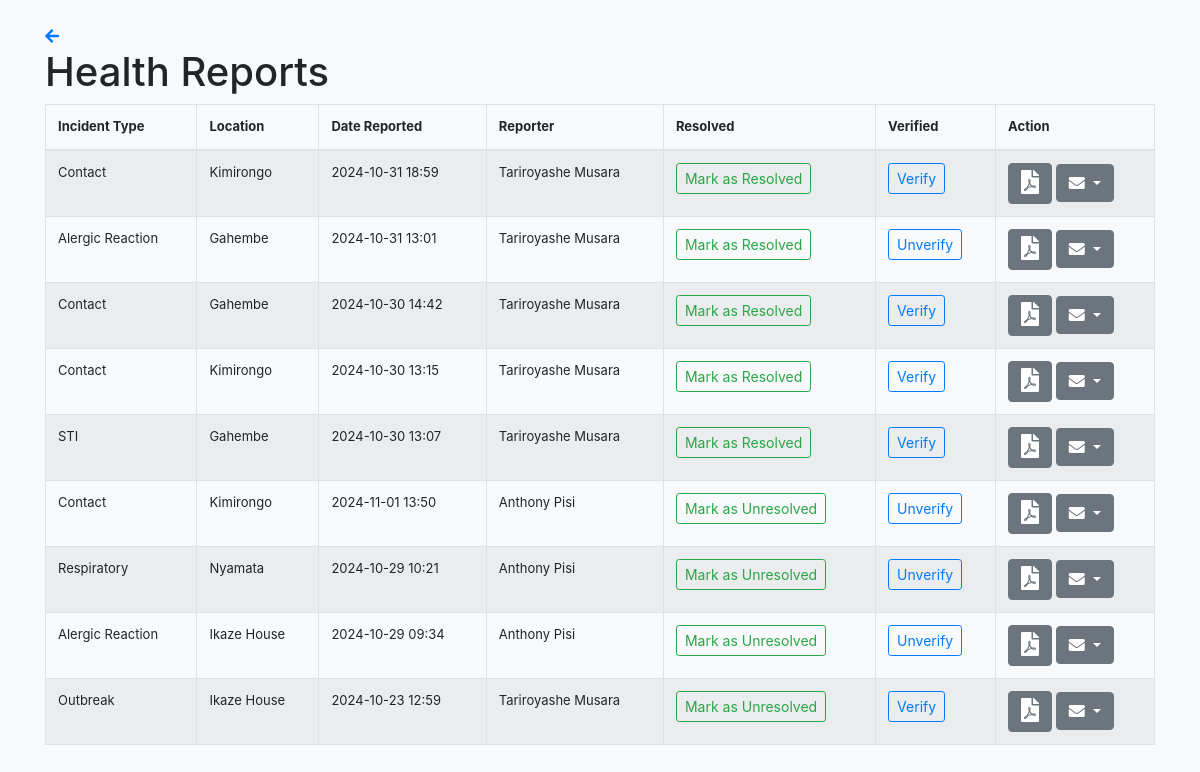
Screenshot of /view_reports/ (signed in) with the database file from the repository.
### reports/models.py (models this page shows, shortened)
class HealthReport(models.Model):
    user = models.ForeignKey(User, on_delete=models.SET_NULL, null=True, blank=True)
    incident_type = models.ForeignKey(IncidentType, on_delete=models.CASCADE)
    symptoms = models.ManyToManyField(Symptom)
    location = models.ForeignKey(Location, on_delete=models.CASCADE)
    description = models.TextField()
    date_reported = models.DateTimeField(auto_now_add=True)
    resolved = models.BooleanField(default=False)
    is_verified = models.BooleanField(default=False)

class IncidentType(models.Model):
    name = models.CharField(max_length=50)
    description = models.TextField(blank=True)

class Location(models.Model):
    name = models.CharField(max_length=100)
    latitude = models.DecimalField(max_digits=9, decimal_places=6)
    longitude = models.DecimalField(max_digits=9, decimal_places=6)

### reports/views.py (the view)
# urls.py: path('view_reports/', views.view_reports, name='view_reports'),
@login_required
def view_reports(request):
    reports = HealthReport.objects.all().order_by('resolved', '-date_reported')
    return render(request, 'reports/view_reports.html', {'reports': reports})

### reports/templates/reports/view_reports.html (shortened to what this page needs)
{% load static %}
<!DOCTYPE html>
<html lang="en">
<head>
    <link href="https://cdnjs.cloudflare.com/ajax/libs/font-awesome/5.15.3/css/all.min.css" rel="stylesheet">
    <link href="{% static 'css/localversionBootstrap.css' %}" rel="stylesheet">
</head>
<body class="bg-light">
    <div class="container mt-4">
        <a href="{% if user.userprofile.is_health_worker %}{% url 'health_worker_dashboard' %}{% else %}{% url 'dashboard' %}{% endif %}"
           class="back-arrow" data-toggle="tooltip" data-placement="right" title="Return to Dashboard">
           <i class="fas fa-arrow-left"></i>
        </a>
        <h1>Health Reports</h1>
        <table class="table table-bordered table-striped" style="font-size:small">
            <thead>
                <tr>
                    <th>Incident Type</th>
                    <th>Location</th>
                    <th>Date Reported</th>
                    <th>Reporter</th>
                    <th>Resolved</th>
                    <th>Verified</th>
                    <th>Action</th>
                </tr>
            </thead>
            <tbody>
                {% for report in reports %}
                <tr>
                    <td>{{ report.incident_type.name }}</td>
                    <td>{{ report.location.name }}</td>
                    <td>{{ report.date_reported|date:"Y-m-d H:i" }}</td>
                    <td>{{ report.user.get_full_name }}</td>
                    <td>
                        <button class="btn btn-sm btn-toggle btn-outline-success"
                                data-id="{{ report.id }}"
                                data-field="resolved">
                            {% if report.resolved %}Mark as Unresolved{% else %}Mark as Resolved{% endif %}
                        </button>
                    </td>
                    <td>
                        <button class="btn btn-sm btn-toggle btn-outline-primary"
                                data-id="{{ report.id }}"
                                data-field="is_verified">
                            {% if report.is_verified %}Unverify{% else %}Verify{% endif %}
                        </button>
                    </td>
                    <td>
                        <a href={% url 'view_single_report' report.id %}><button class="btn btn-secondary" type="button"> <i style="font-size:24px" class="fa">&#xf1c1;</i></button></a>
                            <button style="size:20px;" class="btn btn-secondary dropdown-toggle" type="button"
                                    id="contactDropdown{{ report.id }}" data-bs-toggle="dropdown"
                                    aria-expanded="false" style="font-size:20px;">
                                <i class="fas fa-envelope"></i>
                            </button>
                    </td>
                </tr>
                {% empty %}
                <tr>
                    <td colspan="7" class="text-center">No reports available.</td>
                </tr>
                {% endfor %}
            </tbody>
        </table>
    </div>
</body>
</html>

### rows the page displays
HealthReport: incident_type.name "Contact", location.name "Kimirongo", date_reported "2024-10-31 18:59", user.get_full_name "Tariroyashe Musara", resolved "Mark as Resolved", is_verified "Verify"
HealthReport: incident_type.name "Alergic Reaction", location.name "Gahembe", date_reported "2024-10-31 13:01", user.get_full_name "Tariroyashe Musara", resolved "Mark as Resolved", is_verified "Unverify"
HealthReport: incident_type.name "Contact", location.name "Gahembe", date_reported "2024-10-30 14:42", user.get_full_name "Tariroyashe Musara", resolved "Mark as Resolved", is_verified "Verify"
HealthReport: incident_type.name "Contact", location.name "Kimirongo", date_reported "2024-10-30 13:15", user.get_full_name "Tariroyashe Musara", resolved "Mark as Resolved", is_verified "Verify"
HealthReport: incident_type.name "STI", location.name "Gahembe", date_reported "2024-10-30 13:07", user.get_full_name "Tariroyashe Musara", resolved "Mark as Resolved", is_verified "Verify"
HealthReport: incident_type.name "Contact", location.name "Kimirongo", date_reported "2024-11-01 13:50", user.get_full_name "Anthony Pisi", resolved "Mark as Unresolved", is_verified "Unverify"
HealthReport: incident_type.name "Respiratory", location.name "Nyamata", date_reported "2024-10-29 10:21", user.get_full_name "Anthony Pisi", resolved "Mark as Unresolved", is_verified "Unverify"
HealthReport: incident_type.name "Alergic Reaction", location.name "Ikaze House", date_reported "2024-10-29 09:34", user.get_full_name "Anthony Pisi", resolved "Mark as Unresolved", is_verified "Unverify"
HealthReport: incident_type.name "Outbreak", location.name "Ikaze House", date_reported "2024-10-23 12:59", user.get_full_name "Tariroyashe Musara", resolved "Mark as Unresolved", is_verified "Verify"
